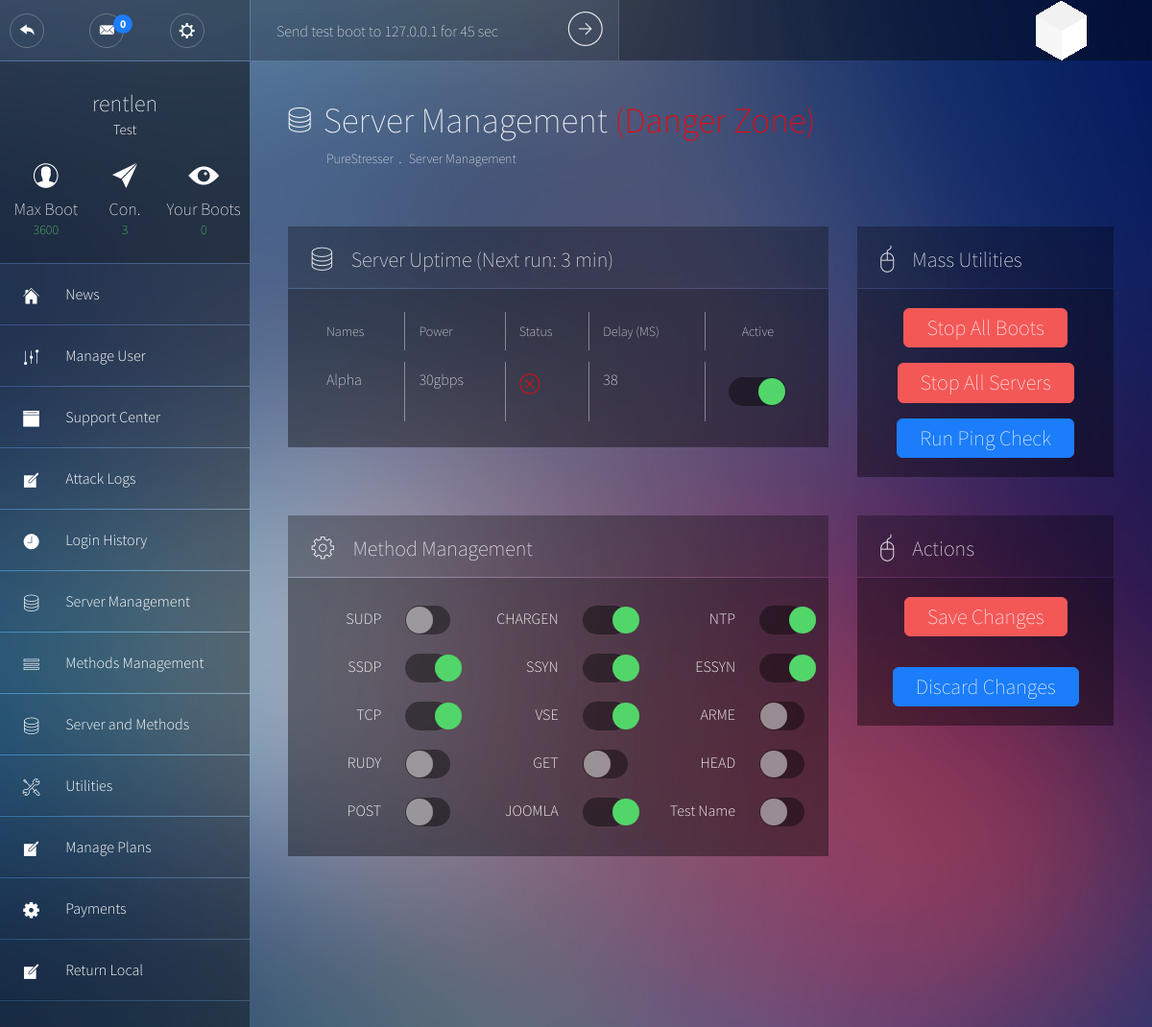
/admin/status.php (signed in), run on the app's committed database.
### tables this page shows
CREATE TABLE `users` (
  `ID` int(11) NOT NULL,
  `username` varchar(26) NOT NULL,
  `password` varchar(40) NOT NULL,
  `email` varchar(50) NOT NULL,
  `rank` int(11) NOT NULL DEFAULT '0',
  `membership` int(11) NOT NULL,
  `max_boots` tinyint(2) NOT NULL DEFAULT '0',
  `expire` int(11) NOT NULL,
  `status` int(11) NOT NULL,
  `test_boot` int(16) DEFAULT NULL
);

CREATE TABLE `plans` (
  `ID` int(11) NOT NULL,
  `name` varchar(50) NOT NULL,
  `description` text NOT NULL,
  `mbt` int(11) NOT NULL,
  `max_boots` tinyint(2) NOT NULL DEFAULT '1',
  `unit` varchar(10) NOT NULL,
  `length` int(11) NOT NULL,
  `price` float NOT NULL,
  `allowed_methods` text
);

CREATE TABLE `servers` (
  `id` int(11) NOT NULL,
  `name` varchar(64) NOT NULL,
  `addr` varchar(128) NOT NULL,
  `resource` varchar(512) NOT NULL,
  `description` text,
  `strength` varchar(256) DEFAULT NULL,
  `last_used` int(16) NOT NULL,
  `status` enum('good','caution','gone') NOT NULL DEFAULT 'gone',
  `delay` varchar(10) NOT NULL DEFAULT '0',
  `active` enum('0','1') NOT NULL DEFAULT '1'
);

CREATE TABLE `boot_methods` (
  `method` varchar(32) NOT NULL,
  `friendly_name` varchar(32) NOT NULL,
  `active` enum('0','1') NOT NULL DEFAULT '1'
);

### includes/init.php (called while the page is built, shortened)
<?php
require 'functions.php';
$stats = new stats;

### includes/functions.php (called while the page is built, shortened)
<?php
class stats
{
	function totalBootsForUser($odb, $user)
	{
		$SQL = $odb -> prepare("SELECT COUNT(*) FROM `logs` WHERE `user` = :user");
		$SQL -> execute(array(":user" => $user));
		return $SQL->fetchColumn(0);
	}
}

### admin/status.php (the view, shortened to what this page needs)
<?php
require_once '../includes/db.php';
require_once '../includes/init.php';
$currentPage = "admin_server";
$pageon = "Server Management";
$plansql = $odb -> prepare("SELECT `users`.*,`plans`.`name`, `plans`.`mbt`,`plans`.`max_boots` AS `pboots` FROM `users`, `plans` WHERE `plans`.`ID` = `users`.`membership` AND `users`.`ID` = :id LIMIT 1");
$plansql -> execute(array(":id" => $_SESSION['ID']));
$userInfo = $plansql -> fetch(PDO::FETCH_ASSOC);
?>
<!DOCTYPE html>
<html lang="en">
<head><meta http-equiv="Content-Type" content="text/html; charset=windows-1252">
	<link rel="stylesheet" type="text/css" href="../css/bootstrap.min.css">
	<link rel="stylesheet" type="text/css" href="../css/main.min.css">
</head>
<body>
	<header class="top-bar">
		<?php include "../includes/template/header.php"; ?>
	</header>
	<div class="wrapper">
		<aside class="sidebar">
			<?php include "../includes/template/sidebar.php"; ?>
		</aside>
		<section class="content">
			<header class="main-header">
				<div class="main-header__nav">
					<h1 class="main-header__title">
						<i class="pe-7s-server"></i>
						<span> <?php echo $pageon ?></span>
						<span style='color:#f00;'> (Danger Zone)</span>
					</h1>
					<ul class="main-header__breadcrumb">
						<li><a href="#" onclick="return false;"><?php include '../includes/name.php'; ?></a></li>
						<li><a href="#" onclick="return false;"><?php echo $pageon ?></a></li>
					</ul>
				</div>
			</header>
	<form method="POST" action="">
				<div class="row">
					<div class="col-md-8">
						<article class="widget">
							<header class="widget__header">
								<div class="widget__title" style='width:100%;'>
									<i class="pe-7s-server"></i><h3>Server Uptime (Next run: <?php echo round( (strtotime("+3min")-time())/60, 2); ?> min)</h3>
								</div>
							</header>
							<div class="widget__content filled pad20">
										<table class="table table-hover media-table">
									  	<thead>
									  		<tr>
									  			<th>Names</th>
									  			<th>Power</th>
									  			<th>Status</th>
									  			<th>Delay (MS)</th>
									  			<th>Active</th>
									  		</tr>
									  	</thead>
									  	<tbody>
<?php
	$fetchServers = $odb->query("SELECT * FROM `servers` ORDER BY `name`");
	if  ($fetchServers->rowCount() != 0)
	{
		while ($row = $fetchServers->fetch(PDO::FETCH_ASSOC))
		{
			echo '	<tr class="spacer"></tr>
											<tr>
									  			<td class="text-left">
									  				' . htmlentities($row['name']) . '
									  			</td>
									  			<td>' . htmlentities($row['strength']) . '</td>
									  			<td style="font-size:19pt;color:' . ($row['status'] == "good" ? "lime" : ($row['status'] == "caution" ? "orange" : ($row['status'] == "gone" ? "red" : "black"))) .';">
									  				<i class="pe-7s-' . ($row['status'] == "good" ? "check" : ($row['status'] == "caution" ? "attention" : ($row['status'] == "gone" ? "close-circle" : "help1"))) . '"></i>
									  			</td>
												<td>' . $row['delay'] . '</td>
												<td><input type="checkbox" name="servers[]" id="server-' . $row['id'] . '" class="sw" value="' . $row['id'] . '"' . ($row['active'] == "1" ? "checked='checked'" : "") . ' />
													<label class="switch green" for="server-' . $row['id'] . '"></label> </td>
									  		</tr>
											';
		}
	}
?>
									  	</tbody>
										</table>
							</div>
						</article>
					</div>
					<div class="col-md-4">
						<article class="widget">
							<header class="widget__header">
								<div class="widget__title" style='width:100%;'>
									<i class="pe-7s-mouse"></i><h3>Mass Utilities</h3>
								</div>
							</header>
							<div class="widget__content filled pad20">
						<center>
								<button name="stopBoots" class="btn btn-lg red inverse">Stop All Boots</button><br /><br />
								<button name="stopServers" class="btn btn-lg red inverse">Stop All Servers</button><br /><br />
								<button name="runScript" class="btn btn-lg blue inverse">Run Ping Check</button>
								</center>
							</div>
						</article>
					</div>
					<div class="col-md-8">
						<article class="widget">
							<header class="widget__header">
								<div class="widget__title" style='width:100%;'>
									<i class="pe-7s-config"></i><h3>Method Management</h3>
								</div>
							</header>
							<div class="widget__content filled pad20">
										<div class="row">
											<?php
												$getMethods = $odb->query("SELECT * FROM `boot_methods`");
												if ($getMethods->rowCount() != 0) {
													while ($method = $getMethods->fetch(PDO::FETCH_ASSOC)) {
														echo '
													<div class="col-md-4 row" style="margin:0px 0px 2px 0px">
														<div class="col-md-6" style="padding:14px 0px;text-align:right;">' . $method['friendly_name'] . '</div>
														<div class="col-md-6">
															<input type="checkbox" name="methods[]" value="' . $method['method'] . '" id="mthd-' . $method['method'] . '" class="sw" ' . ($method['active'] == '1' ? ' checked="checked"' : "") . '/>
															<label class="switch green" for="mthd-' . $method['method'] . '"></label>
														</div>
													</div>';
													}
												}
											?>
										</div>
							</div>
						</article>
					</div>
						<div class="col-md-4">
						<article class="widget">
							<header class="widget__header">
								<div class="widget__title" style='width:100%;'>
									<i class="pe-7s-mouse"></i><h3>Actions</h3>
								</div>
							</header>
							<div class="widget__content filled pad20">
						<center>
								<button name="save" type="submit" class="btn btn-lg red inverse">Save Changes</button><br /><br /><br />
								<a href="index.php" class="btn btn-lg blue inverse">Discard Changes</a>
								</center>
							</div>
						</article>
					</div>
				</div>
				 </form>
		</section>
	</div>
</body>
</html>

### includes/template/sidebar.php (shortened to what this page needs)
<?php
global $userInfo;
$currentPage = (isset($currentPage) ? $currentPage : "");
$adminPanel = (isset($currentPage) && substr($currentPage, 0, 6) === "admin_");
if ( $adminPanel === false )
{
?>
			<div class="user-info">
				<br /><br />
					<!--<figure class="rounded-image profile__img">
						<img class="media-object" src="img/profile.jpg" alt="user">
					</figure>
					--><h2 class="user-info__name"><?php echo htmlentities($_SESSION['username']); ?></h2>
					<h3 class="user-info__role"><?php echo ( isset($userInfo['name']) && !empty($userInfo['name']) ? $userInfo['name'] : "No Plan" ); ?></h3>
					<ul class="user-info__numbers">
						<li>
							<i class="pe-7f-user"></i>
							<p>Max Boot</p>
							<p><?php echo $userInfo['mbt']; ?></p>
						</li>
						<li>
							<i class="pe-7f-paper-plane"></i>
							<p>Con.</p>
							<p><?php echo ($userInfo['max_boots']+$userInfo['pboots']); ?></p>
						</li>
						<li>
							<i class="pe-7g-watch"></i>
							<p>Your Boots</p>
							<p><?php echo $stats -> totalBootsForUser($odb, $_SESSION['username']); ?></p>
						</li>
					</ul>
				</div>
				<ul class="main-nav">
					<li<?php echo ($currentPage === "dashboard" ? ' class="main-nav--active"' : ''); ?>>
						<a class="main-nav__link" href="index.php">
							<span class="main-nav__icon"><i class="pe-7f-home"></i></span>
							Dashboard
						</a>
					</li>
					<li<?php echo ($currentPage === "account" ? ' class="main-nav--active"' : ''); ?>>
						<a class="main-nav__link" href="profile.php">
							<span class="main-nav__icon"><i class="pe-7f-user"></i></span>
							Your Account
						</a>
					</li>
					<li<?php echo ($currentPage === "news" ? ' class="main-nav--active"' : ''); ?>>
						<a class="main-nav__link" href="news.php">
							<span class="main-nav__icon"><i class="pe-7s-news-paper"></i></span>
							Latest News
						</a>
					</li>
<?php
if ($user->hasMembership($odb)) {
?>
					<li<?php echo ($currentPage === "booter" ? ' class="main-nav--active"' : ''); ?>>
						<a class="main-nav__link" href="booter.php">
							<span class="main-nav__icon"><i class="pe-7f-edit"></i></span>
							Booter
						</a>
					</li>
					<li class="main-nav--collapsible<?php echo ($currentPage === "tools" ? ' main-nav--active' : ''); ?>">
						<a class="main-nav__link" href="#" onclick="return false;">
							<span class="main-nav__icon"><i class="pe-7f-tools"></i></span>
							Tools <span class="badge badge--line badge--blue">4</span>
						</a>
						<ul class="main-nav__submenu">
							<li><a href="resolver.php"><span>Resolvers</span></a></li>
							<li><a href="iplogger.php"><span>IP Logger</span></a></li>
							<li><a href="isitup.php"><span>Website Status Checker</span></a></li>
							<li><a href="portscan.php"><span>Port Scan</span></a></li>
						</ul>
					</li>
<?php } ?>
					<li<?php echo ($currentPage === "<?php echo URL; ?>support" ? ' class="main-nav--active"' : ''); ?>>
						<a class="main-nav__link" href="support.php">
							<span class="main-nav__icon"><i class="pe-7f-browser"></i></span>
							Support Center
						</a>
					</li>
					<li<?php echo ($currentPage === "purchase" ? ' class="main-nav--active"' : ''); ?>>
						<a class="main-nav__link" href="purchase.php">
							<span class="main-nav__icon"><i class="pe-7f-note"></i></span>
							Purchase
						</a>
					</li>
					<?PHP	if ($user -> isAdmin($odb))	{
						?>
						<li>
						<a class="main-nav__link" href="admin/index.php">
							<span class="main-nav__icon"><i class="pe-7f-note"></i></span>
							Administrator
						</a>
					</li>
                        <?php
						}
						?>
				</ul>
<?php
}
else
{
?>
			<div class="user-info"><br /><br />
					<h2 class="user-info__name"><?php echo htmlentities($_SESSION['username']); ?></h2>
					<h3 class="user-info__role"><?php echo ( isset($userInfo['name']) && !empty($userInfo['name']) ? $userInfo['name'] : "No Plan" ); ?></h3>
					<ul class="user-info__numbers">
						<li>
							<i class="pe-7f-user"></i>
							<p>Max Boot</p>
							<p><?php echo $userInfo['mbt']; ?></p>
						</li>
						<li>
							<i class="pe-7f-paper-plane"></i>
							<p>Con.</p>
							<p><?php echo ($userInfo['max_boots']+$userInfo['pboots']); ?></p>
						</li>
						<li>
							<i class="pe-7g-watch"></i>
							<p>Your Boots</p>
							<p><?php echo $stats -> totalBootsForUser($odb, $_SESSION['username']); ?></p>
						</li>
					</ul>
				</div>
				<ul class="main-nav">
					<li<?php echo ($currentPage === "admin_index" ? ' class="main-nav--active"' : ''); ?>>
						<a class="main-nav__link" href="index.php">
							<span class="main-nav__icon"><i class="pe-7f-home"></i></span>
							News
						</a>
					</li>
					<li<?php echo ($currentPage === "admin_user" ? ' class="main-nav--active"' : ''); ?>>
						<a class="main-nav__link" href="edituser.php">
							<span class="main-nav__icon"><i class="pe-7f-edit"></i></span>
							Manage User
						</a>
					</li>
					<li<?php echo ($currentPage === "admin_support" ? ' class="main-nav--active"' : ''); ?>>
						<a class="main-nav__link" href="support.php">
							<span class="main-nav__icon"><i class="pe-7f-browser"></i></span>
							Support Center
						</a>
					</li>
					<li<?php echo ($currentPage === "admin_attacks" ? ' class="main-nav--active"' : ''); ?>>
						<a class="main-nav__link" href="attacklogs.php">
							<span class="main-nav__icon"><i class="pe-7f-note"></i></span>
							Attack Logs
						</a>
					</li>
					<li<?php echo ($currentPage === "admin_logins" ? ' class="main-nav--active"' : ''); ?>>
						<a class="main-nav__link" href="logins.php">
							<span class="main-nav__icon"><i class="pe-7f-clock"></i></span>
							Login History
						</a>
					</li>
					<li<?php echo ($currentPage === "admin_servers" ? ' class="main-nav--active"' : ''); ?>>
						<a class="main-nav__link" href="servers.php">
							<span class="main-nav__icon"><i class="pe-7s-server"></i></span>
							Server Management
						</a>
					</li>
					<li<?php echo ($currentPage === "admin_methods" ? ' class="main-nav--active"' : ''); ?>>
						<a class="main-nav__link" href="methods.php">
							<span class="main-nav__icon"><i class="pe-7s-menu"></i></span>
							Methods Management
						</a>
					</li>
					<li<?php echo ($currentPage === "admin_sm" ? ' class="main-nav--active"' : ''); ?>>
						<a class="main-nav__link" href="status.php">
							<span class="main-nav__icon"><i class="pe-7s-server"></i></span>
							Server and Methods
						</a>
					</li>
					<li<?php echo ($currentPage === "admin_utilities" ? ' class="main-nav--active"' : ''); ?>>
						<a class="main-nav__link" href="utilities.php">
							<span class="main-nav__icon"><i class="pe-7s-tools"></i></span>
							Utilities
						</a>
					</li>
						<li<?php echo ($currentPage === "admin_plans" ? ' class="main-nav--active"' : ''); ?>>
						<a class="main-nav__link" href="plans.php">
							<span class="main-nav__icon"><i class="pe-7f-note"></i></span>
							Manage Plans
						</a>
						</li>
						<li<?php echo ($currentPage === "admin_payments" ? ' class="main-nav--active"' : ''); ?>>
						<a class="main-nav__link" href="payments.php">
							<span class="main-nav__icon"><i class="pe-7f-config"></i></span>
							Payments
						</a>
						</li>
						<li>
						<a class="main-nav__link" href="../index.php">
							<span class="main-nav__icon"><i class="pe-7f-note"></i></span>
							Return Local
						</a>
					</li>
				</ul>
				<div style="height:250px;"></div>
<?php
}

### data on the page
users: plans.name "Test", plans.mbt "3600", plans.max_boots "3"
servers: name "Alpha", strength "30gbps", delay "38"
boot_methods: friendly_name "SUDP"
boot_methods: friendly_name "CHARGEN"
boot_methods: friendly_name "NTP"
boot_methods: friendly_name "SSDP"
boot_methods: friendly_name "SSYN"
boot_methods: friendly_name "ESSYN"
boot_methods: friendly_name "TCP"
boot_methods: friendly_name "VSE"
boot_methods: friendly_name "ARME"
boot_methods: friendly_name "RUDY"
boot_methods: friendly_name "GET"
boot_methods: friendly_name "HEAD"
boot_methods: friendly_name "POST"
boot_methods: friendly_name "JOOMLA"
boot_methods: friendly_name "Test Name"

### other printed values
getUsersOpenedTickets() "0"
$_SESSION['username'] "rentlen"
$stats -> totalBootsForUser($odb, $_SESSION['username']) "0"
$pageon "Server Management"
